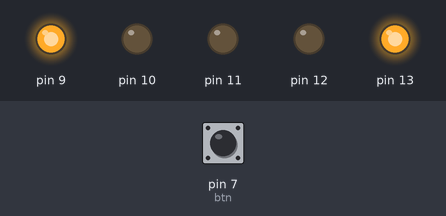
Bench run of a sketch on a simulated Arduino Uno, built with avr-gcc and run on an emulated ATmega328P. Shown: output pins drawn as LEDs (lit = HIGH). The test bench sets the inputs (shaded band); at power-on: pin 7 (btn) LOW.

Above: at 1.2 s.
1.3 s: pin 7 (btn) pulled HIGH for 0.15 s
At 1.9 s:
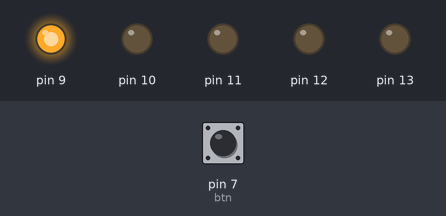
At 6.9 s:
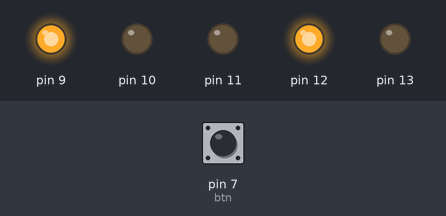
Timing chart, 0 to 18.8 s (numbered marks = the images above; inputs shaded):
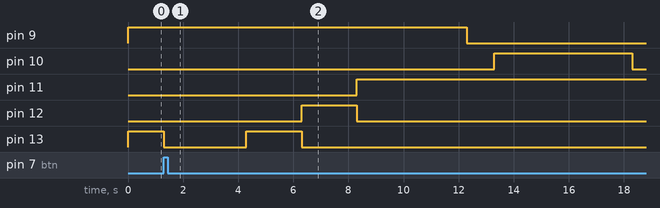

The sketch:

Proje16.ino
```cpp
// C++ code
//
int btn = 7;

void setup()
{
  for(int i = 9;i<=13;i++){
  pinMode(i,OUTPUT);
  digitalWrite(i,LOW);
  }
  pinMode(btn,INPUT);

}

void loop()
{
  digitalWrite(13,HIGH);
  digitalWrite(9,HIGH);
  if(digitalRead(btn) == HIGH){
	digitalWrite(13,LOW);
  	//digitalWrite(9,LOW);
    delay(3000);
    digitalWrite(13,HIGH);
    delay(2000);
    digitalWrite(13,LOW);
    digitalWrite(12,HIGH);
    delay(2000);
    digitalWrite(12,LOW);
    digitalWrite(11,HIGH);
    delay(2000);
    //digitalWrite(11,LOW);
    delay(2000);
    digitalWrite(9,LOW);
    delay(1000);
    digitalWrite(10,HIGH);
    delay(5000);
    digitalWrite(10,LOW);
    delay(1000);
    digitalWrite(9,HIGH);
    delay(2000);
    //digitalWrite(11,HIGH);
    //delay(2000);
    digitalWrite(11,LOW);
    delay(2000);
    digitalWrite(12,HIGH);
    delay(2000);
    digitalWrite(12,LOW);
    delay(2000);
    digitalWrite(13,HIGH);
    delay(2000);
    digitalWrite(13,LOW);


  }
}
```

Measured:
- after the input at 1.3 s, pin 9: HIGH → LOW after 11.0 s; pin 10: LOW → HIGH after 12.0 s, → LOW 5.0 s later; pin 11: LOW → HIGH after 7.0 s; pin 12: LOW → HIGH after 5.0 s, → LOW 2.0 s later; pin 13: HIGH → LOW at once, → HIGH 3.0 s later, → LOW 2.0 s later
